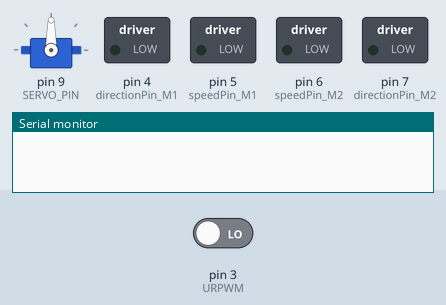
Recording of a sketch running on a simulated Arduino Uno, built with avr-gcc and run on an emulated ATmega328P. On the bench: servo, switched loads named in the sketch (green lamp = pin HIGH), the last lines printed to the serial monitor. Inputs (shaded band) come from the test bench; at power-on: pin 3 (URPWM) LOW. Pins used as bus, display or sensor lines are not drawn.

Above: at 0.1 s.
At 2.6 s:
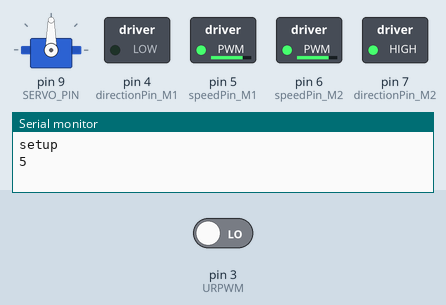
At 20.7 s:
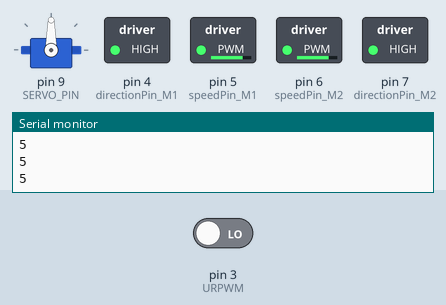
At 29.8 s:
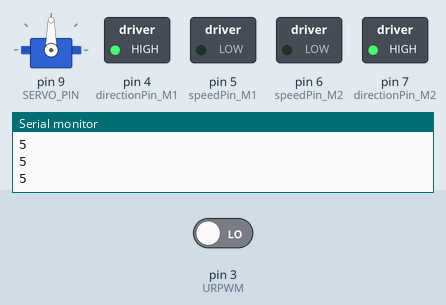
At 38.4 s:
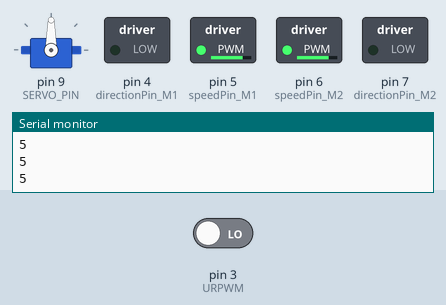
Timing chart, 0 to 40.0 s (numbered marks = the images above):
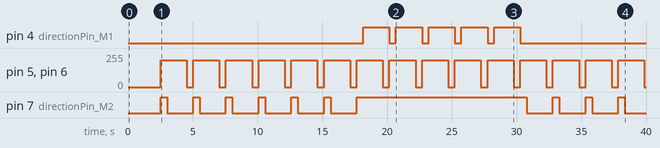

Measured:
- by itself, pin 4 (directionPin_M1): LOW → HIGH at 18.2 s, → LOW 2.0 s later, → HIGH 0.51 s later, → LOW 2.0 s later, … (10 changes in this stretch)
- by itself, pin 5 (speedPin_M1), pin 6 (speedPin_M2): alternates 200/255 for 2.0 s and 0/255 for 0.51 s
- by itself, pin 7 (directionPin_M2): goes 6 × (HIGH 0.51 s, LOW 2.0 s), HIGH 13.1 s, 3 × (LOW 2.0 s, HIGH 0.51 s), then LOW

The sketch:

Code_robot_dari_youtube.ino
```cpp
#include <Servo.h>
#include <Metro.h>
#include "GoBLE.h"
#include <Wire.h>

#define     CAR_TYPE         1//1:car type cherokry

#define     speedPin_M1      5//M1 speed control
#define     speedPin_M2      6//M2 speed control
#define     directionPin_M1  4//M1 direction control
#define     directionPin_M2  7//M2 direction control
#define     URPWM            3 //ultrosonic module（0－25000US，50US is 1cm）
#define     URTRIG           10 //ultrosonic trig pin
#define     SERVO_PIN        9

Metro measureDistance = Metro(50);//build metro object, the interval is 50ms
Metro sweepServo = Metro(20);//build metro object, the interval is 20ms

unsigned long actualDistance = 0;

Servo myservo;//build the servo
int pos = 90;
int sweepFlag = 1;

//Define global variables, save the bluetooth data
int joystickX, joystickY;
int buttonState[6];
bool mode = 0; //mode=0：avoid obstacle, mode=1：control by bluetooth

void setup() {
  pinMode(speedPin_M1, OUTPUT);
  pinMode(speedPin_M2, OUTPUT);
  pinMode(directionPin_M1, OUTPUT);
  pinMode(directionPin_M2, OUTPUT);

  digitalWrite(speedPin_M2, 0);
  digitalWrite(directionPin_M2, LOW);
  digitalWrite(speedPin_M1, 0);
  digitalWrite(directionPin_M1, LOW);

  pinMode(URTRIG, OUTPUT);
  digitalWrite(URTRIG, HIGH);
  pinMode(URPWM, INPUT);

  Goble.begin();
  myservo.attach(SERVO_PIN);
  myservo.write(pos);
  Serial.begin(115200);
  delay(1000);
  Serial.println("setup");
}

void loop() {
  receive_BLE();
  if (mode == 1) {
    BLEMode();//Bluetooth mode
  } else {
    avoidanceMode();//avoid obstacle mode
  }
}
//control motor 1
void motorM1Control(int speed) {
  if (speed == 0) {
    analogWrite(speedPin_M1, 0); //speed = 0, stop
  }
  if (CAR_TYPE == 1) {
    if (speed > 0) {
      digitalWrite(directionPin_M1, HIGH); //direction pin set low, move forward
      analogWrite(speedPin_M1, speed);
    } else if (speed < 0) {
      digitalWrite(directionPin_M1, LOW); //direction pin set high, move backward
      analogWrite(speedPin_M1, -speed);
    }
  } else if (CAR_TYPE == 2 || CAR_TYPE == 3) {
    if (speed > 0) {
      digitalWrite(directionPin_M1, LOW); //direction pin set low, move forward
      analogWrite(speedPin_M1, speed);
    }
    else if (speed < 0) { //否则
      digitalWrite(directionPin_M1, HIGH); //direction pin set high, move backward
      analogWrite(speedPin_M1, -speed);
    }
  }
}
//电机M2控制
void motorM2Control(int speed) {
  if (speed == 0) {
    analogWrite(speedPin_M2, 0); //speed = 0, stop
  }
  if (CAR_TYPE == 1) {
    if (speed > 0) {
      digitalWrite(directionPin_M2, LOW); //direction pin set low, move forward
      analogWrite(speedPin_M2, speed);
    }
    else if (speed < 0) {
      digitalWrite(directionPin_M2, HIGH); //direction pin set high, move backward
      analogWrite(speedPin_M2, -speed);
    }
  } else if (CAR_TYPE == 2 || CAR_TYPE == 3) {
    if (speed > 0) {
      digitalWrite(directionPin_M2, LOW); //direction pin set low, move forward
      analogWrite(speedPin_M2, speed);
    }
    else if (speed < 0) {
      digitalWrite(directionPin_M2, HIGH); //direction pin set high, move backward
      analogWrite(speedPin_M2, -speed);
    }
  }
}
//motor control
void motorControl(int speedRight, int speedLeft ) {
  motorM1Control(speedRight);
  motorM2Control(speedLeft);
}

int MeasureDistance() {
  digitalWrite(URTRIG, LOW);//URTRIG set low
  digitalWrite(URTRIG, HIGH);//PWM mode trig
  unsigned long distance = pulseIn(URPWM, LOW); //read PWM
  if (distance >= 30000) {
    Serial.println("Invalid");//read invalid
  } else {
    distance = distance / 50; //50us means 1cm
  }
  if (distance > 4) {
    return distance;//filter distance less than 4
  }
}
//servo control
void servoSweep() {
  if (sweepFlag) {
    if (pos >= 60 && pos <= 120) {
      pos = pos + 10;
      myservo.write(pos);
    }
    if (pos > 119)  sweepFlag = false;
  }
  else {
    if (pos >= 60 && pos <= 120) {
      pos = pos - 10;
      myservo.write(pos);
    }
    if (pos < 61)  sweepFlag = true;
  }
}
//receive bluetooth data
void receive_BLE()
{
  if (Goble.available()) {
    joystickX = Goble.readJoystickX();
    joystickY = Goble.readJoystickY();
    buttonState[0]     = Goble.readSwitchUp();//up 1
    buttonState[1]   = Goble.readSwitchDown();//down 3
    buttonState[2]   = Goble.readSwitchLeft();//left 4
    buttonState[3]  = Goble.readSwitchRight();//rght 2
    buttonState[4] = Goble.readSwitchSelect();//select 5
    buttonState[5]  = Goble.readSwitchStart();//start 6
    if (buttonState[4] == PRESSED) {
      mode = 1;// if SWITCH_SELECT pressed，mode=1，switch to bluetooth mode
    }
    if (buttonState[5] == PRESSED) {
      mode = 0;//if SWITCH_START pressed，mode=0，switch to avoid obstacle mode
    }
  }
}

void BLE_Delay(int Time)
{
  for (int i = Time; i > 0; i--) {
    delay(1);//delay and receive bluetooth data, when received, stop delay
    if (Goble.available()) {
      joystickX = Goble.readJoystickX();
      joystickY = Goble.readJoystickY();
      buttonState[0]     = Goble.readSwitchUp();
      buttonState[1]   = Goble.readSwitchDown();
      buttonState[2]   = Goble.readSwitchLeft();
      buttonState[3]  = Goble.readSwitchRight();
      buttonState[4] = Goble.readSwitchSelect();
      buttonState[5]  = Goble.readSwitchStart();
      if (buttonState[4] == PRESSED) {
        mode = 1;//if SWITCH_SELECT pressed，mode=1，switch to bluetooth mode
        break;
      }
    }
  }
}
//avoid obstacle mode
void avoidanceMode() {
  if (measureDistance.check() == 1) {
    actualDistance = MeasureDistance();//measure distance
    Serial.println(actualDistance);
  }
  if (sweepServo.check() == 1) {
    servoSweep();//servo control
  }
  if (actualDistance <= 30) {
    myservo.write(90);
    if (pos >= 90) {
      motorControl(0, 0);
      BLE_Delay(500);
      motorControl(-200, -200); //move back
      BLE_Delay(500);
      motorControl(-200, 200); //turn right
      BLE_Delay(500);
    } else {
      motorControl(0, 0);
      BLE_Delay(500);
      motorControl(-200, -200); //move back
      BLE_Delay(500);
      motorControl(200, -200); //turn left
      BLE_Delay(500);
    }
  } else {
    motorControl(150, 150); //move forward
    BLE_Delay(300);
  }
}
//bluetooth mode
void BLEMode() {
  if (buttonState[0] == PRESSED) {
    motorControl(150, 150); //move forward
  }
  else if (buttonState[1] == PRESSED) {
    motorControl(-150, -150); //move back
  }
  else if (buttonState[2] == PRESSED) {
    motorControl(200, -200); //turn left
  }
  else if (buttonState[3] == PRESSED) {
    motorControl(-200, 200); //turn right
  }
  else {
    motorControl(0, 0); //stop
  }
}
```

GoBLE.h
```cpp
#ifndef GOBLE_H_
#define GOBLE_H_

#include <Arduino.h>
#include "QueueArray.h"

/**************** Debugger Configuration ******************/

#define DEBUGDATARECEIVER	false
#define DEBUGDATARAW     	false
#define DEBUGPARSER      	false
#define DEBUGCHECKSUM           false
#define DEBUGUPDATEBUTTON	false

const byte SWITCH_1       = 1;
const byte SWITCH_2       = 2;
const byte SWITCH_3       = 3;
const byte SWITCH_4       = 4;
const byte SWITCH_5       = 5;
const byte SWITCH_6       = 6;

const byte SWITCH_UP    	= SWITCH_1;
const byte SWITCH_RIGHT 	= SWITCH_2;
const byte SWITCH_DOWN  	= SWITCH_3;
const byte SWITCH_LEFT 		= SWITCH_4;

const byte SWITCH_SELECT 	= SWITCH_5;
const byte SWITCH_START 	= SWITCH_6;

/*
 * These constants can be use for comparison with the value returned
 * by the readButton() method.
 */
const boolean PRESSED   = LOW;
const boolean RELEASED  = HIGH;


/*
 * Data structure for the command buffer
 *
 */

// Package protocol configuration
#define PACKHEADER	        1
#define PACKHEADER2		2
#define PACKADDRESS		3
#define PACKBUTTONSIGN		4
#define PACKJOYSTICKSIGN	5
#define PACKPAYLOAD             6


#define DEFAULTHEADER1          0x55
#define DEFAULTHEADER2          0xAA
#define DEFAULTADDRESS          0x11
#define DEFAULTPACKLENGTH	10

#define MAXBUTTONNUMBER         6
#define MAXBUTTONID             7

#define PARSESUCCESS            0x10

//DL package
#pragma pack(1)
typedef struct
{
  byte  header1;          // 0x55
  byte  header2;          // 0xAA
  byte  address;          // 0x11

  byte  latestDigitalButtonNumber;
  byte  digitalButtonNumber;

  byte  joystickPosition;
  byte	buttonPayload[MAXBUTTONNUMBER];
  byte	joystickPayload[4];
  byte  checkSum;

  byte  commandLength;
  byte  parseState;
  boolean commandFlag;
} sDataLink;
#pragma pack()

class _GoBLE {

public:
  _GoBLE();

  void begin();
  void begin(unsigned int baudrate);

  boolean available();

  int readJoystickX();
  int readJoystickY();
  /*
   * Reads the current state of a button. It will return
   * LOW if the button is pressed, and HIGH otherwise.
   */
  boolean readSwitchUp();
  boolean readSwitchDown();
  boolean readSwitchLeft();
  boolean readSwitchRight();
  boolean readSwitchSelect();
  boolean readSwitchStart();

private:

  sDataLink rDataPack;
  // create a queue of characters.
  QueueArray <byte> bleQueue;

  int _joystickX,_joystickY;
  int _button[MAXBUTTONID];

  void updateJoystickVal();
  void updateButtonState();

  void initRecvDataPack();
  int bleDataPackageParser();
  void bleDataReceiver();

};

extern _GoBLE Goble;

#endif // GOBLE_H_
```

QueueArray.h
```cpp
// (licence header left out)
// header defining the interface of the source.
#ifndef _QUEUEARRAY_H
#define _QUEUEARRAY_H

// include Arduino basic header.
#include <Arduino.h>

// the definition of the queue class.
template<typename T>
class QueueArray {
  public:
    // init the queue (constructor).
    QueueArray ();

    // clear the queue (destructor).
    ~QueueArray ();

    // add an item to the queue.
    void enqueue (const T i);

    // remove an item from the queue.
    T dequeue ();

    // push an item to the queue.
    void push (const T i);

    // pop an item from the queue.
    T pop ();

    // get the front of the queue.
    T front () const;

    // get an item from the queue.
    T peek () const;

    // check if the queue is empty.
    bool isEmpty () const;

    // get the number of items in the queue.
    int count () const;

    // check if the queue is full.
    bool isFull () const;

    // set the printer of the queue.
    void setPrinter (Print & p);

  private:
    // resize the size of the queue.
    void resize (const int s);

    // exit report method in case of error.
    void exit (const char * m) const;

    // led blinking method in case of error.
    void blink () const;

    // the initial size of the queue.
    static const int initialSize = 2;

    // the pin number of the on-board led.
    static const int ledPin = 13;

    Print * printer; // the printer of the queue.
    T * contents;    // the array of the queue.

    int size;        // the size of the queue.
    int items;       // the number of items of the queue.

    int head;        // the head of the queue.
    int tail;        // the tail of the queue.
};

// init the queue (constructor).
template<typename T>
QueueArray<T>::QueueArray () {
  size = 0;       // set the size of queue to zero.
  items = 0;      // set the number of items of queue to zero.

  head = 0;       // set the head of the queue to zero.
  tail = 0;       // set the tail of the queue to zero.

  printer = NULL; // set the printer of queue to point nowhere.

  // allocate enough memory for the array.
  contents = (T *) malloc (sizeof (T) * initialSize);

  // if there is a memory allocation error.
  if (contents == NULL)
    exit ("QUEUE: insufficient memory to initialize queue.");

  // set the initial size of the queue.
  size = initialSize;
}

// clear the queue (destructor).
template<typename T>
QueueArray<T>::~QueueArray () {
  free (contents); // deallocate the array of the queue.

  contents = NULL; // set queue's array pointer to nowhere.
  printer = NULL;  // set the printer of queue to point nowhere.

  size = 0;        // set the size of queue to zero.
  items = 0;       // set the number of items of queue to zero.

  head = 0;        // set the head of the queue to zero.
  tail = 0;        // set the tail of the queue to zero.
}

// resize the size of the queue.
template<typename T>
void QueueArray<T>::resize (const int s) {
  // defensive issue.
  if (s <= 0)
    exit ("QUEUE: error due to undesirable size for queue size.");

  // allocate enough memory for the temporary array.
  T * temp = (T *) malloc (sizeof (T) * s);

  // if there is a memory allocation error.
  if (temp == NULL)
    exit ("QUEUE: insufficient memory to initialize temporary queue.");

  // copy the items from the old queue to the new one.
  for (int i = 0; i < items; i++)
    temp[i] = contents[(head + i) % size];

  // deallocate the old array of the queue.
  free (contents);

  // copy the pointer of the new queue.
  contents = temp;

  // set the head and tail of the new queue.
  head = 0; tail = items;

  // set the new size of the queue.
  size = s;
}

// add an item to the queue.
template<typename T>
void QueueArray<T>::enqueue (const T i) {
  // check if the queue is full.
  if (isFull ())
    // double size of array.
    resize (size * 2);

  // store the item to the array.
  contents[tail++] = i;

  // wrap-around index.
  if (tail == size) tail = 0;

  // increase the items.
  items++;
}

// push an item to the queue.
template<typename T>
void QueueArray<T>::push (const T i) {
  enqueue(i);
}

// remove an item from the queue.
template<typename T>
T QueueArray<T>::dequeue () {
  // check if the queue is empty.
  if (isEmpty ())
    exit ("QUEUE: can't pop item from queue: queue is empty.");

  // fetch the item from the array.
  T item = contents[head++];

  // decrease the items.
  items--;

  // wrap-around index.
  if (head == size) head = 0;

  // shrink size of array if necessary.
  if (!isEmpty () && (items <= size / 4))
    resize (size / 2);

  // return the item from the array.
  return item;
}

// pop an item from the queue.
template<typename T>
T QueueArray<T>::pop () {
  return dequeue();
}

// get the front of the queue.
template<typename T>
T QueueArray<T>::front () const {
  // check if the queue is empty.
  if (isEmpty ())
    exit ("QUEUE: can't get the front item of queue: queue is empty.");

  // get the item from the array.
  return contents[head];
}

// get an item from the queue.
template<typename T>
T QueueArray<T>::peek () const {
  return front();
}

// check if the queue is empty.
template<typename T>
bool QueueArray<T>::isEmpty () const {
  return items == 0;
}

// check if the queue is full.
template<typename T>
bool QueueArray<T>::isFull () const {
  return items == size;
}

// get the number of items in the queue.
template<typename T>
int QueueArray<T>::count () const {
  return items;
}

// set the printer of the queue.
template<typename T>
void QueueArray<T>::setPrinter (Print & p) {
  printer = &p;
}

// exit report method in case of error.
template<typename T>
void QueueArray<T>::exit (const char * m) const {
  // print the message if there is a printer.
  if (printer)
    printer->println (m);

  // loop blinking until hardware reset.
  blink ();
}

// led blinking method in case of error.
template<typename T>
void QueueArray<T>::blink () const {
  // set led pin as output.
  pinMode (ledPin, OUTPUT);

  // continue looping until hardware reset.
  while (true) {
    digitalWrite (ledPin, HIGH); // sets the LED on.
    delay (250);                 // pauses 1/4 of second.
    digitalWrite (ledPin, LOW);  // sets the LED off.
    delay (250);                 // pauses 1/4 of second.
  }

  // solution selected due to lack of exit() and assert().
}

#endif // _QUEUEARRAY_H
```

GoBLE.h
```cpp
#ifndef GOBLE_H_
#define GOBLE_H_

#include <Arduino.h>
#include "QueueArray.h"

/**************** Debugger Configuration ******************/

#define DEBUGDATARECEIVER	false
#define DEBUGDATARAW     	false
#define DEBUGPARSER      	false
#define DEBUGCHECKSUM           false
#define DEBUGUPDATEBUTTON	false

const byte SWITCH_1       = 1;
const byte SWITCH_2       = 2;
const byte SWITCH_3       = 3;
const byte SWITCH_4       = 4;
const byte SWITCH_5       = 5;
const byte SWITCH_6       = 6;

const byte SWITCH_UP    	= SWITCH_1;
const byte SWITCH_RIGHT 	= SWITCH_2;
const byte SWITCH_DOWN  	= SWITCH_3;
const byte SWITCH_LEFT 		= SWITCH_4;

const byte SWITCH_SELECT 	= SWITCH_5;
const byte SWITCH_START 	= SWITCH_6;

/*
 * These constants can be use for comparison with the value returned
 * by the readButton() method.
 */
const boolean PRESSED   = LOW;
const boolean RELEASED  = HIGH;


/*
 * Data structure for the command buffer
 *
 */

// Package protocol configuration
#define PACKHEADER	        1
#define PACKHEADER2		2
#define PACKADDRESS		3
#define PACKBUTTONSIGN		4
#define PACKJOYSTICKSIGN	5
#define PACKPAYLOAD             6


#define DEFAULTHEADER1          0x55
#define DEFAULTHEADER2          0xAA
#define DEFAULTADDRESS          0x11
#define DEFAULTPACKLENGTH	10

#define MAXBUTTONNUMBER         6
#define MAXBUTTONID             7

#define PARSESUCCESS            0x10

//DL package
#pragma pack(1)
typedef struct
{
  byte  header1;          // 0x55
  byte  header2;          // 0xAA
  byte  address;          // 0x11

  byte  latestDigitalButtonNumber;
  byte  digitalButtonNumber;

  byte  joystickPosition;
  byte	buttonPayload[MAXBUTTONNUMBER];
  byte	joystickPayload[4];
  byte  checkSum;

  byte  commandLength;
  byte  parseState;
  boolean commandFlag;
} sDataLink;
#pragma pack()

class _GoBLE {

public:
  _GoBLE();

  void begin();
  void begin(unsigned int baudrate);

  boolean available();

  int readJoystickX();
  int readJoystickY();
  /*
   * Reads the current state of a button. It will return
   * LOW if the button is pressed, and HIGH otherwise.
   */
  boolean readSwitchUp();
  boolean readSwitchDown();
  boolean readSwitchLeft();
  boolean readSwitchRight();
  boolean readSwitchSelect();
  boolean readSwitchStart();

private:

  sDataLink rDataPack;
  // create a queue of characters.
  QueueArray <byte> bleQueue;

  int _joystickX,_joystickY;
  int _button[MAXBUTTONID];

  void updateJoystickVal();
  void updateButtonState();

  void initRecvDataPack();
  int bleDataPackageParser();
  void bleDataReceiver();

};

extern _GoBLE Goble;

#endif // GOBLE_H_
```

Source omitted: QueueArray.h (7962 bytes), Metro.h (352 bytes)
